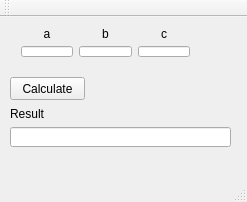
<?xml version="1.0" encoding="UTF-8"?>
<ui version="4.0">
 <class>RootFinder</class>
 <widget class="QMainWindow" name="RootFinder">
  <property name="geometry">
   <rect>
    <x>0</x>
    <y>0</y>
    <width>247</width>
    <height>202</height>
   </rect>
  </property>
  <property name="windowTitle">
   <string>RootFinder</string>
  </property>
  <widget class="QWidget" name="centralWidget">
   <widget class="QLineEdit" name="lineEdit_2">
    <property name="geometry">
     <rect>
      <x>10</x>
      <y>110</y>
      <width>221</width>
      <height>20</height>
     </rect>
    </property>
    <property name="text">
     <string/>
    </property>
   </widget>
   <widget class="QLabel" name="label_2">
    <property name="geometry">
     <rect>
      <x>10</x>
      <y>90</y>
      <width>47</width>
      <height>13</height>
     </rect>
    </property>
    <property name="text">
     <string>Result</string>
    </property>
   </widget>
   <widget class="QPushButton" name="pushButtonCalculate">
    <property name="geometry">
     <rect>
      <x>10</x>
      <y>60</y>
      <width>75</width>
      <height>23</height>
     </rect>
    </property>
    <property name="text">
     <string>Calculate</string>
    </property>
   </widget>
   <widget class="QWidget" name="">
    <property name="geometry">
     <rect>
      <x>10</x>
      <y>0</y>
      <width>191</width>
      <height>51</height>
     </rect>
    </property>
    <layout class="QGridLayout" name="gridLayout">
     <item row="0" column="0">
      <widget class="QLabel" name="label">
       <property name="text">
        <string>a</string>
       </property>
       <property name="alignment">
        <set>Qt::AlignCenter</set>
       </property>
       <property name="buddy">
        <cstring></cstring>
       </property>
      </widget>
     </item>
     <item row="0" column="1">
      <widget class="QLabel" name="label_3">
       <property name="text">
        <string>b</string>
       </property>
       <property name="alignment">
        <set>Qt::AlignCenter</set>
       </property>
      </widget>
     </item>
     <item row="0" column="2">
      <widget class="QLabel" name="label_4">
       <property name="text">
        <string>c</string>
       </property>
       <property name="alignment">
        <set>Qt::AlignCenter</set>
       </property>
      </widget>
     </item>
     <item row="1" column="0">
      <widget class="QLineEdit" name="lineEditMultiplierOne"/>
     </item>
     <item row="1" column="1">
      <widget class="QLineEdit" name="lineEditMultiplierTwo">
       <property name="text">
        <string/>
       </property>
      </widget>
     </item>
     <item row="1" column="2">
      <widget class="QLineEdit" name="lineEditMultiplierThree">
       <property name="text">
        <string/>
       </property>
      </widget>
     </item>
    </layout>
   </widget>
  </widget>
  <widget class="QMenuBar" name="menuBar">
   <property name="geometry">
    <rect>
     <x>0</x>
     <y>0</y>
     <width>247</width>
     <height>21</height>
    </rect>
   </property>
  </widget>
  <widget class="QToolBar" name="mainToolBar">
   <attribute name="toolBarArea">
    <enum>TopToolBarArea</enum>
   </attribute>
   <attribute name="toolBarBreak">
    <bool>false</bool>
   </attribute>
  </widget>
  <widget class="QStatusBar" name="statusBar"/>
 </widget>
 <layoutdefault spacing="6" margin="11"/>
 <resources/>
 <connections/>
</ui>
